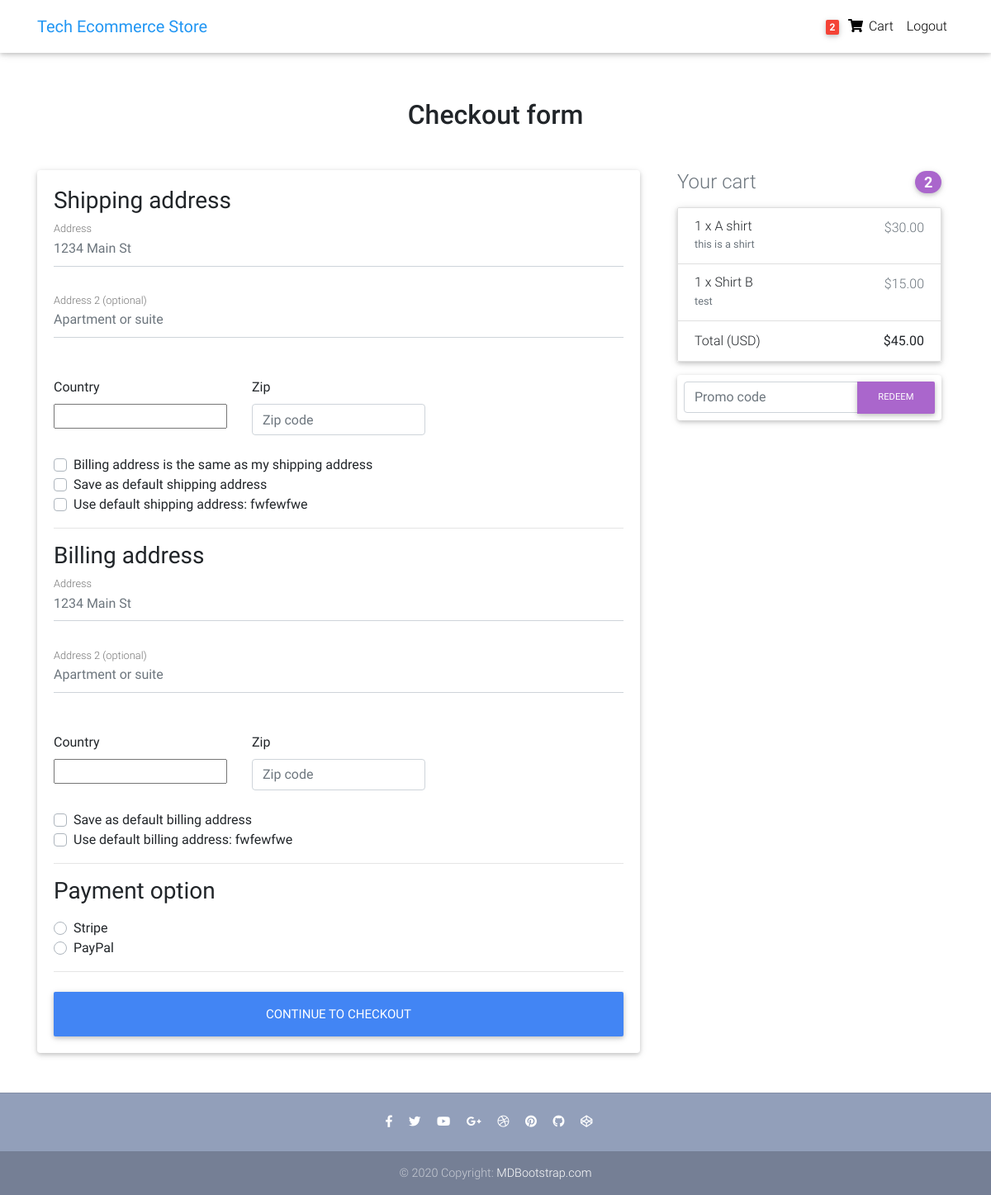
/checkout/ (signed in), run on an earlier commit of the app's database.
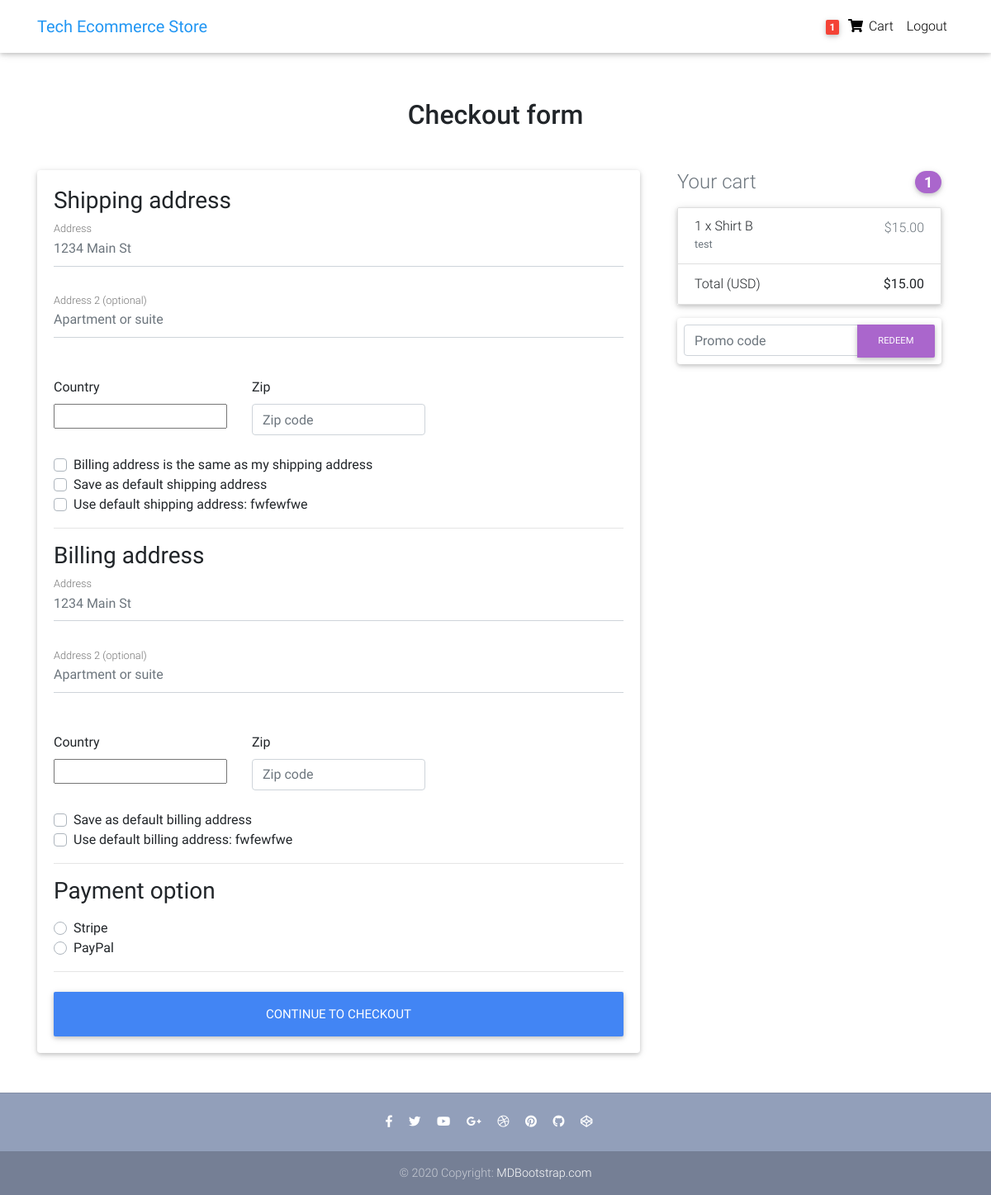
And on a later commit of the database.
### core/models.py (models this page shows, shortened)
class Order(models.Model):
    user = models.ForeignKey(settings.AUTH_USER_MODEL,
                             on_delete=models.CASCADE)
    ref_code = models.CharField(max_length=20, blank=True, null=True)
    items = models.ManyToManyField(OrderItem)
    start_date = models.DateTimeField(auto_now_add=True)
    ordered_date = models.DateTimeField()
    ordered = models.BooleanField(default=False)
    shipping_address = models.ForeignKey(
        'Address', related_name='shipping_address', on_delete=models.SET_NULL, blank=True, null=True)
    billing_address = models.ForeignKey(
        'Address', related_name='billing_address', on_delete=models.SET_NULL, blank=True, null=True)
    payment = models.ForeignKey(
        'Payment', on_delete=models.SET_NULL, blank=True, null=True)
    coupon = models.ForeignKey(
        'Coupon', on_delete=models.SET_NULL, blank=True, null=True)
    being_delivered = models.BooleanField(default=False)
    received = models.BooleanField(default=False)
    refund_requested = models.BooleanField(default=False)
    refund_granted = models.BooleanField(default=False)
    '''
    1. Item added to cart
    2. Adding a billing address
    (Failed checkout)
    3. Payment
    (Preprocessing, processing, packaging etc.)
    4. Being delivered
    5. Received
    6. Refunds
    '''
    def get_total(self):
        total = 0
        for order_item in self.items.all():
            total += order_item.get_final_price()
        if self.coupon:
            total -= self.coupon.amount
        return total

class OrderItem(models.Model):
    user = models.ForeignKey(settings.AUTH_USER_MODEL,
                             on_delete=models.CASCADE)
    ordered = models.BooleanField(default=False)
    item = models.ForeignKey(Item, on_delete=models.CASCADE)
    quantity = models.IntegerField(default=1)
    def get_total_item_price(self):
        return self.quantity * self.item.price
    def get_total_discount_item_price(self):
        return self.quantity * self.item.discount_price
    def get_final_price(self):
        if self.item.discount_price:
            return self.get_total_discount_item_price()
        return self.get_total_item_price()

class Item(models.Model):
    title = models.CharField(max_length=100)
    price = models.DecimalField(max_digits=10, decimal_places=2)
    discount_price = models.DecimalField(
        blank=True, null=True, max_digits=10, decimal_places=2)
    category = models.CharField(choices=CATEGORY_CHOICES, max_length=2)
    label = models.CharField(choices=LABEL_CHOICES, max_length=1)
    slug = models.SlugField()
    description = models.TextField()
    image = models.ImageField()

### core/views.py (the view, shortened to what this page needs)
# urls.py: path('checkout/', CheckoutView.as_view(), name='checkout'),
class CheckoutView(View):
    def get(self, *args, **kwargs):
        try:
            order = Order.objects.get(user=self.request.user, ordered=False)
            form = CheckoutForm()
            context = {
                'form': form,
                'couponform': CouponForm(),
                'order': order,
                'DISPLAY_COUPON_FORM': True
            }
            shipping_address_qs = Address.objects.filter(
                user=self.request.user,
                address_type='S',
                default=True
            )
            if shipping_address_qs.exists():
                context.update(
                    {'default_shipping_address': shipping_address_qs[0]})
            billing_address_qs = Address.objects.filter(
                user=self.request.user,
                address_type='B',
                default=True
            )
            if billing_address_qs.exists():
                context.update(
                    {'default_billing_address': billing_address_qs[0]})
            return render(self.request, "checkout.html", context)
        except ObjectDoesNotExist:
            messages.info(self.request, "You do not have an active order")
            return redirect("core:checkout")

### core/forms.py
class CheckoutForm(forms.Form):
    shipping_address = forms.CharField(required=False)
    shipping_address2 = forms.CharField(required=False)
    shipping_country = CountryField(blank_label='(select country)').formfield(
        required=False,
        widget=CountrySelectWidget(attrs={
            'class': 'custom-select d-block w-100',
        }))
    shipping_zip = forms.CharField(required=False)
    billing_address = forms.CharField(required=False)
    billing_address2 = forms.CharField(required=False)
    billing_country = CountryField(blank_label='(select country)').formfield(
        required=False,
        widget=CountrySelectWidget(attrs={
            'class': 'custom-select d-block w-100',
        }))
    billing_zip = forms.CharField(required=False)
    same_billing_address = forms.BooleanField(required=False)
    set_default_shipping = forms.BooleanField(required=False)
    use_default_shipping = forms.BooleanField(required=False)
    set_default_billing = forms.BooleanField(required=False)
    use_default_billing = forms.BooleanField(required=False)
    payment_option = forms.ChoiceField(
        widget=forms.RadioSelect, choices=PAYMENT_CHOICES)

### templates/checkout.html (shortened to what the changed rows need)
{% extends "base.html" %}
{% load crispy_forms_tags %}
{% block content %}
  <main >
    <div class="container wow fadeIn">
      <h2 class="my-5 h2 text-center">Checkout form</h2>
      <div class="row">
        <div class="col-md-8 mb-4">
          <div class="card">
            <form method="POST" class="card-body">
              <div class="d-block my-3">
                {% for value, name in form.fields.payment_option.choices %}
                <div class="custom-control custom-radio">
                  <label class="custom-control-label" for="{{ name }}">{{ name }}</label>
                </div>
                {% endfor %}
              </div>
            </form>
          </div>
        </div>
        <div class="col-md-4 mb-4">
          {% include "order_snippet.html" %}
        </div>
      </div>
    </div>
  </main>
{% endblock content %}

### templates/navbar.html (shortened to what this page needs)
{% load cart_template_tags %}
<nav class="navbar fixed-top navbar-expand-lg navbar-light white scrolling-navbar">
    <div class="container">
        <a class="navbar-brand waves-effect" href="/">
            <strong class="blue-text">Tech Ecommerce Store</strong>
        </a>
        <div class="collapse navbar-collapse" id="navbarSupportedContent">
            <ul class="navbar-nav nav-flex-icons">
                {% if request.user.is_authenticated %}
                <li class="nav-item">
                    <a href="{% url 'core:order-summary' %}" class="nav-link waves-effect">
                        <span class="badge red z-depth-1 mr-1"> {{ request.user|cart_item_count }} </span>
                        <i class="fas fa-shopping-cart"></i>
                        <span class="clearfix d-none d-sm-inline-block"> Cart </span>
                    </a>
                </li>
                <li class="nav-item">
                    <a class="nav-link waves-effect" href="{% url 'account_logout' %}">
                        <span class="clearfix d-none d-sm-inline-block"> Logout </span>
                    </a>
                </li>
                {% endif %}
            </ul>
        </div>
    </div>
</nav>

### templates/order_snippet.html (shortened to what this page needs)
<div class="col-md-12 mb-4">
    <h4 class="d-flex justify-content-between align-items-center mb-3">
    <span class="text-muted">Your cart</span>
    <span class="badge badge-secondary badge-pill">{{ order.items.count }}</span>
    </h4>
    <ul class="list-group mb-3 z-depth-1">
    {% for order_item in order.items.all %}
    <li class="list-group-item d-flex justify-content-between lh-condensed">
        <div>
        <h6 class="my-0">{{ order_item.quantity }} x {{ order_item.item.title}}</h6>
        <small class="text-muted">{{ order_item.item.description}}</small>
        </div>
        <span class="text-muted">${{ order_item.get_final_price }}</span>
    </li>
    {% endfor %}
    <li class="list-group-item d-flex justify-content-between">
        <span>Total (USD)</span>
        <strong>${{ order.get_total }}</strong>
    </li>
    </ul>
    {% if DISPLAY_COUPON_FORM %}
    <form class="card p-2" action="{% url 'core:add-coupon' %}" method="POST">
        <div class="input-group">
            {{ couponform.code }}
            <div class="input-group-append">
            <button class="btn btn-secondary btn-md waves-effect m-0" type="submit">Redeem</button>
            </div>
        </div>
    </form>
    {% endif %}
</div>

What changed in the data, as far as the page shows it:
removed Order: items.count "2", get_total "45.00"
no longer on this page (row unchanged): OrderItem: quantity "1", item "A shirt", item.description "this is a shirt", get_final_price "30.00"
added Order: items.count "1", get_total "15.00"
Also different on the page:
{{ request.user|cart_item_count }}: "2" → "1"
